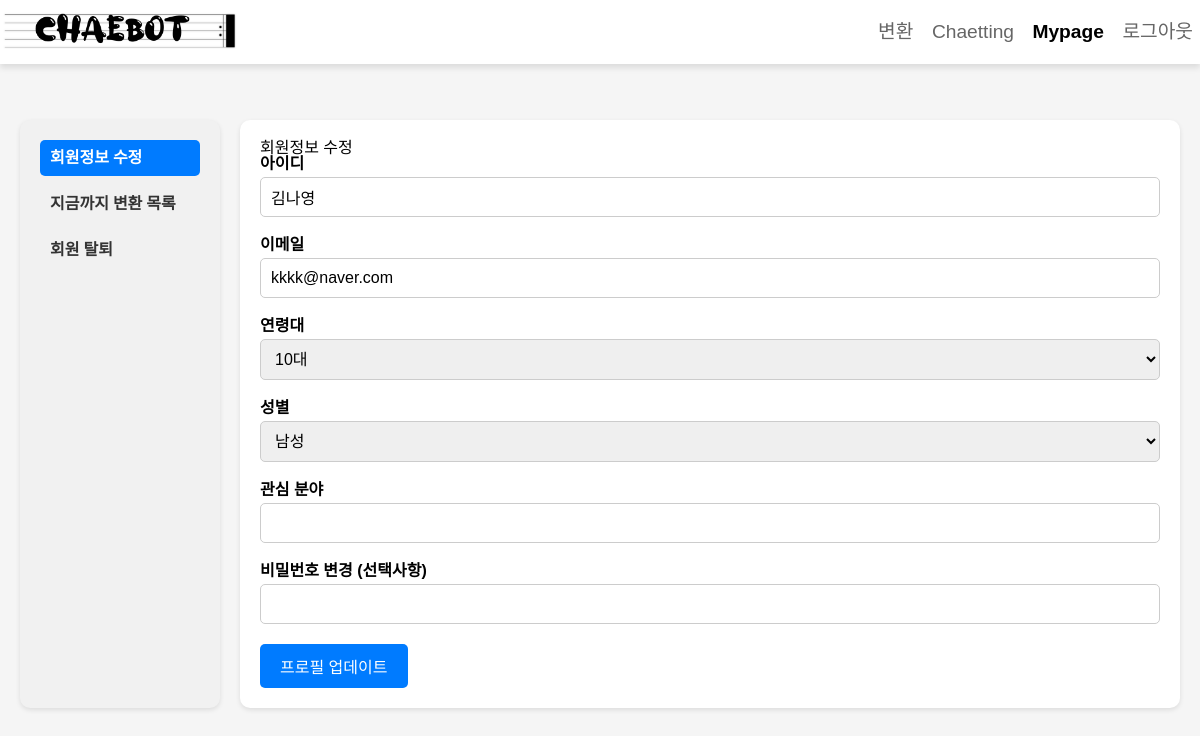
Page /mypage/ (signed in) on the earlier database version.
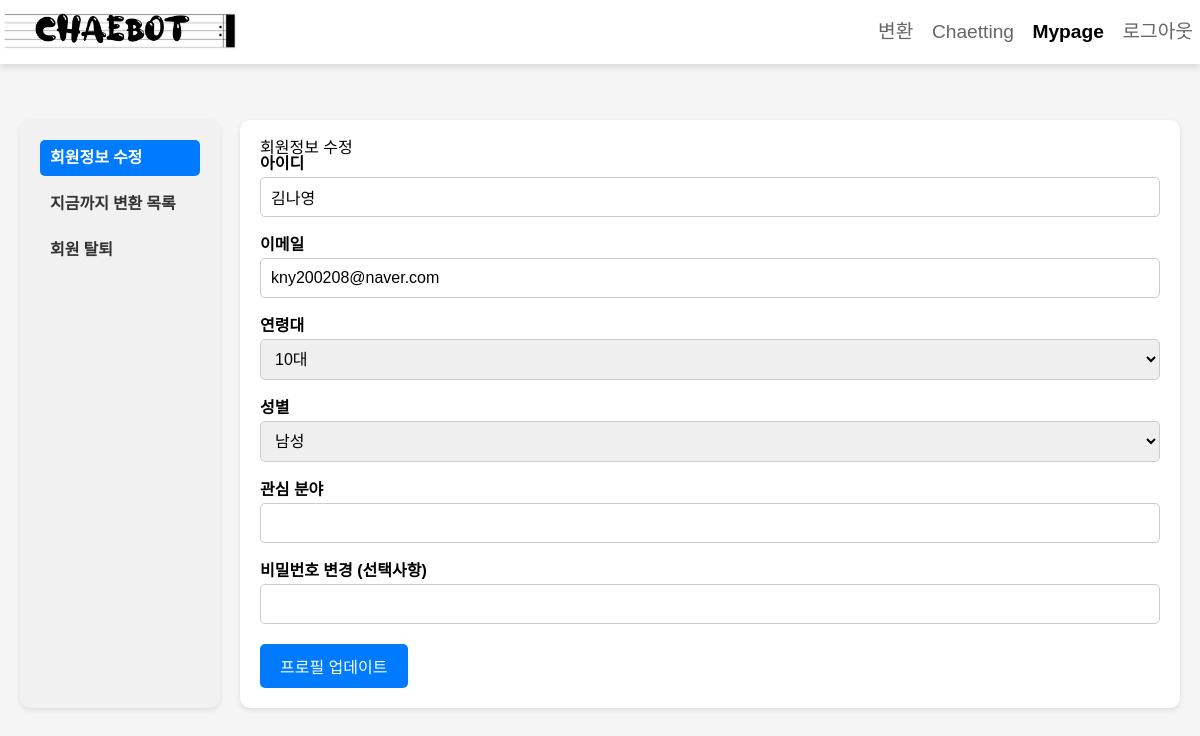
Same page on the later database version.
### myapp/models.py (models this page shows, shortened)
class CustomUser(AbstractUser):
    user_id = models.CharField(max_length=150, unique=True)
    email = models.EmailField(unique=True)
    age_group = models.CharField(max_length=10, blank=True, null=True)
    gender = models.CharField(max_length=10, blank=True, null=True)
    genres = models.CharField(max_length=255, blank=True, null=True)  # 새로운 필드 추가
    username = models.CharField(max_length=150)
    USERNAME_FIELD = "user_id"
    REQUIRED_FIELDS = ["email"]

### myapp/views.py (the view)
# urls.py: path("mypage/", v.mypage, name="mypage"),
@login_required
def mypage(request):
    uploaded_files = FileUpload.objects.filter(user=request.user).order_by('-upload_date')
    return render(request, 'mypage.html', {'uploaded_files': uploaded_files})

### myapp/templates/mypage.html (shortened to what this page needs)
<!DOCTYPE html>
<html lang="ko">
<head>
    {% load static %}
    <link rel="stylesheet" href="{% static 'css/reset.css' %}">
</head>
<body>
    <nav class="navbar">
        <div class="navbar-logo">
            <a href="/"><img src="{% static 'img/logo.png' %}" alt="MP3 to Drum Sheet Converter"></a>
        </div>
        <div class="navbar-menu">
            <a href="{% url 'index' %}">변환</a>
            <a href="{% url 'chaetting_view' %}">Chaetting</a>
            {% if user.is_authenticated %}
                <a href="{% url 'mypage' %}" class="active">Mypage</a>
                <a href="{% url 'logout' %}">로그아웃</a>
            {% else %}
                <a href="{% url 'login' %}">로그인</a>
            {% endif %}
        </div>
    </nav>
    <div class="main-container">
        <div class="sidebar">
            <a href="#profile">회원정보 수정</a>
            <a href="#uploads">지금까지 변환 목록</a>
            <a href="#delete">회원 탈퇴</a>
        </div>
        <div class="content">
            <div id="profile">
                <h2>회원정보 수정</h2>
                <form method="post" action="{% url 'update_profile' %}">
                    <div class="form-group">
                        <label for="username">아이디</label>
                        <input type="text" id="username" name="username" value="{{ user.username }}" readonly>
                    </div>
                    <div class="form-group">
                        <label for="email">이메일</label>
                        <input type="email" id="email" name="email" value="{{ user.email }}">
                    </div>
                    <div class="form-group">
                        <label for="age">연령대</label>
                        <select id="age" name="age">
                            <option value="10대" {% if user.profile.age == '10대' %}selected{% endif %}>10대</option>
                        </select>
                    </div>
                    <div class="form-group">
                        <label for="gender">성별</label>
                        <select id="gender" name="gender">
                            <option value="남성" {% if user.profile.gender == '남성' %}selected{% endif %}>남성</option>
                        </select>
                    </div>
                    <div class="form-group">
                        <label for="interests">관심 분야</label>
                        <input type="text" id="interests" name="interests" value="{{ user.profile.interests }}">
                    </div>
                    <div class="form-group">
                        <label for="password">비밀번호 변경 (선택사항)</label>
                        <input type="password" id="password" name="password">
                    </div>
                    <div class="button-group">
                        <button type="submit">프로필 업데이트</button>
                    </div>
                </form>
            </div>
        </div>
    </div>
</body>
</html>

Differences in the rows shown:
changed CustomUser "김나영": email "kkkk@naver.com" → "kny200208@naver.com"
